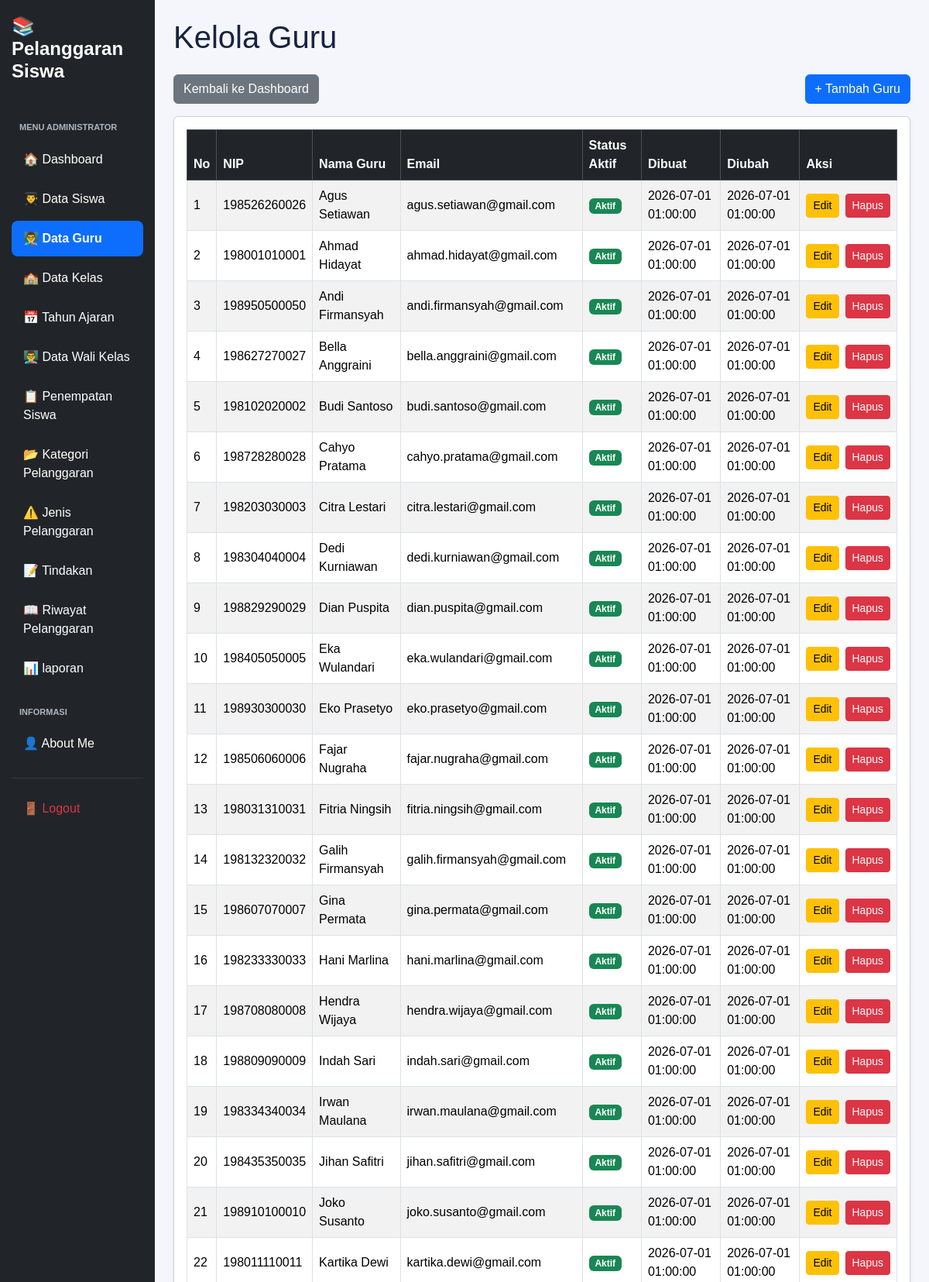
The page /kelola_guru.php (signed in, upper part) on the database its author committed.
### tables this page shows
CREATE TABLE `t_guru` (
  `id` int(11) NOT NULL,
  `nip` varchar(30) NOT NULL,
  `nama` varchar(150) DEFAULT NULL,
  `email` varchar(150) NOT NULL,
  `status_aktif` tinyint(1) NOT NULL,
  `user_id` int(11) NOT NULL,
  `created_at` timestamp NOT NULL DEFAULT current_timestamp(),
  `updated_at` timestamp NOT NULL DEFAULT current_timestamp()
);

### kelola_guru.php (the view, shortened to what this page needs)
<?php
include 'config/koneksi.php';
$sql = "SELECT * FROM t_guru ORDER BY nama ASC";
$hasil = mysqli_query($koneksi, $sql);
?>
<!DOCTYPE html>
<html lang="id">
<head>
    <link href="https://cdn.jsdelivr.net/npm/bootstrap@5.3.8/dist/css/bootstrap.min.css"
          rel="stylesheet">
    <link href="https://cdn.datatables.net/2.3.4/css/dataTables.bootstrap5.min.css"
          rel="stylesheet">
    <link rel="stylesheet" href="layout/style.css">
</head>
<body>
<div class="container-fluid">
    <div class="row">
        <?php include 'layout/sidebar.php'; ?>
        <main class="col-md-9 col-lg-10 p-4">
            <h1 class="mb-4">Kelola Guru</h1>
            <div class="d-flex justify-content-between align-items-center mb-3">
                <a href="dashboard.php" class="btn btn-secondary">
                    Kembali ke Dashboard
                </a>
                <a href="tambah_guru.php" class="btn btn-primary">
                    + Tambah Guru
                </a>
            </div>
            <div class="card shadow-sm">
                <div class="card-body">
                    <div class="table-responsive">
                        <table id="tabelGuru"
                               class="table table-striped table-bordered table-hover align-middle w-100">
                            <thead class="table-dark">
                                <tr>
                                    <th>No</th>
                                    <th>NIP</th>
                                    <th>Nama Guru</th>
                                    <th>Email</th>
                                    <th>Status Aktif</th>
                                    <th>Dibuat</th>
                                    <th>Diubah</th>
                                    <th>Aksi</th>
                                </tr>
                            </thead>
                            <tbody>
                            <?php
                            $no = 1;
                            while ($row = mysqli_fetch_assoc($hasil)) { ?>
                                <tr>
                                    <td>
                                        <?= $no++ ?>
                                    </td>
                                    <td>
                                        <?= htmlspecialchars($row['nip'] ?? '') ?>
                                    </td>
                                    <td>
                                        <?= htmlspecialchars($row['nama'] ?? '') ?>
                                    </td>
                                    <td>
                                        <?= htmlspecialchars($row['email'] ?? '') ?>
                                    </td>
                                    <td>
                                        <?php if ($row['status_aktif'] == 1) { ?>
                                            <span class="badge bg-success">
                                                Aktif
                                            </span>
                                        <?php } else { ?>
                                            <span class="badge bg-danger">
                                                Tidak Aktif
                                            </span>
                                        <?php } ?>
                                    </td>
                                    <td>
                                        <?= htmlspecialchars($row['created_at'] ?? '') ?>
                                    </td>
                                    <td>
                                        <?= htmlspecialchars($row['updated_at'] ?? '') ?>
                                    </td>
                                    <td>
                                        <div class="d-flex gap-2">
                                            <a href="edit_guru.php?id=<?= urlencode($row['id']) ?>"
                                               class="btn btn-warning btn-sm">
                                                Edit
                                            </a>
                                            <a href="hapus_guru.php?id=<?= urlencode($row['id']) ?>"
                                               class="btn btn-danger btn-sm"
                                               onclick="return confirm('Yakin ingin menghapus data guru ini?');">
                                                Hapus
                                            </a>
                                        </div>
                                    </td>
                                </tr>
                            <?php } ?>
                            </tbody>
                        </table>
                    </div>
                </div>
            </div>
        </main>
    </div>
</div>
</body>
</html>

### layout/style.css (style rules this page uses)
:root { --primary: #3659d9; --navy: #17233f; --background: #f4f6fb; --text-muted: #778198; --border: #e8ecf4; }
* { box-sizing: border-box; }
body { margin: 0; font-family: 'Poppins', sans-serif; background: var(--background); color: var(--navy); }

### rows shown on the page
t_guru: nip "198526260026", nama "Agus Setiawan", email "agus.setiawan@gmail.com", status_aktif "Aktif", created_at "2026-07-01 01:00:00", updated_at "2026-07-01 01:00:00"
t_guru: nip "198001010001", nama "Ahmad Hidayat", email "ahmad.hidayat@gmail.com", status_aktif "Aktif", created_at "2026-07-01 01:00:00", updated_at "2026-07-01 01:00:00"
t_guru: nip "198950500050", nama "Andi Firmansyah", email "andi.firmansyah@gmail.com", status_aktif "Aktif", created_at "2026-07-01 01:00:00", updated_at "2026-07-01 01:00:00"
t_guru: nip "198627270027", nama "Bella Anggraini", email "bella.anggraini@gmail.com", status_aktif "Aktif", created_at "2026-07-01 01:00:00", updated_at "2026-07-01 01:00:00"
t_guru: nip "198102020002", nama "Budi Santoso", email "budi.santoso@gmail.com", status_aktif "Aktif", created_at "2026-07-01 01:00:00", updated_at "2026-07-01 01:00:00"
t_guru: nip "198728280028", nama "Cahyo Pratama", email "cahyo.pratama@gmail.com", status_aktif "Aktif", created_at "2026-07-01 01:00:00", updated_at "2026-07-01 01:00:00"
t_guru: nip "198203030003", nama "Citra Lestari", email "citra.lestari@gmail.com", status_aktif "Aktif", created_at "2026-07-01 01:00:00", updated_at "2026-07-01 01:00:00"
t_guru: nip "198304040004", nama "Dedi Kurniawan", email "dedi.kurniawan@gmail.com", status_aktif "Aktif", created_at "2026-07-01 01:00:00", updated_at "2026-07-01 01:00:00"
t_guru: nip "198829290029", nama "Dian Puspita", email "dian.puspita@gmail.com", status_aktif "Aktif", created_at "2026-07-01 01:00:00", updated_at "2026-07-01 01:00:00"
t_guru: nip "198405050005", nama "Eka Wulandari", email "eka.wulandari@gmail.com", status_aktif "Aktif", created_at "2026-07-01 01:00:00", updated_at "2026-07-01 01:00:00"
t_guru: nip "198930300030", nama "Eko Prasetyo", email "eko.prasetyo@gmail.com", status_aktif "Aktif", created_at "2026-07-01 01:00:00", updated_at "2026-07-01 01:00:00"
t_guru: nip "198506060006", nama "Fajar Nugraha", email "fajar.nugraha@gmail.com", status_aktif "Aktif", created_at "2026-07-01 01:00:00", updated_at "2026-07-01 01:00:00"
t_guru: nip "198031310031", nama "Fitria Ningsih", email "fitria.ningsih@gmail.com", status_aktif "Aktif", created_at "2026-07-01 01:00:00", updated_at "2026-07-01 01:00:00"
t_guru: nip "198132320032", nama "Galih Firmansyah", email "galih.firmansyah@gmail.com", status_aktif "Aktif", created_at "2026-07-01 01:00:00", updated_at "2026-07-01 01:00:00"
t_guru: nip "198607070007", nama "Gina Permata", email "gina.permata@gmail.com", status_aktif "Aktif", created_at "2026-07-01 01:00:00", updated_at "2026-07-01 01:00:00"
t_guru: nip "198233330033", nama "Hani Marlina", email "hani.marlina@gmail.com", status_aktif "Aktif", created_at "2026-07-01 01:00:00", updated_at "2026-07-01 01:00:00"
t_guru: nip "198708080008", nama "Hendra Wijaya", email "hendra.wijaya@gmail.com", status_aktif "Aktif", created_at "2026-07-01 01:00:00", updated_at "2026-07-01 01:00:00"
t_guru: nip "198809090009", nama "Indah Sari", email "indah.sari@gmail.com", status_aktif "Aktif", created_at "2026-07-01 01:00:00", updated_at "2026-07-01 01:00:00"
t_guru: nip "198334340034", nama "Irwan Maulana", email "irwan.maulana@gmail.com", status_aktif "Aktif", created_at "2026-07-01 01:00:00", updated_at "2026-07-01 01:00:00"
t_guru: nip "198435350035", nama "Jihan Safitri", email "jihan.safitri@gmail.com", status_aktif "Aktif", created_at "2026-07-01 01:00:00", updated_at "2026-07-01 01:00:00"
t_guru: nip "198910100010", nama "Joko Susanto", email "joko.susanto@gmail.com", status_aktif "Aktif", created_at "2026-07-01 01:00:00", updated_at "2026-07-01 01:00:00"
t_guru: nip "198011110011", nama "Kartika Dewi", email "kartika.dewi@gmail.com", status_aktif "Aktif", created_at "2026-07-01 01:00:00", updated_at "2026-07-01 01:00:00"
